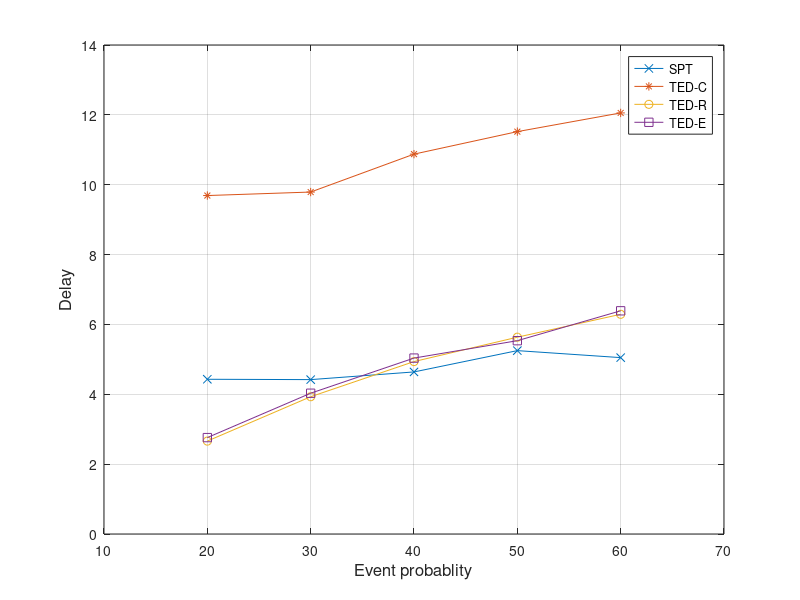

Write MATLAB code to recreate this figure.
x = [20 30 40 50 60]
y = [4.43 4.42 4.64 5.25 5.05]
y1 = [9.69 9.7901875 10.87575 11.519875 12.0554375]
y2 = [2.66 3.930375 4.9365 5.6345625 6.29]
y3 = [2.76 4.030375 5.0365 5.5345625 6.39]
plot(x, y, '-x', x, y1, '-*', x, y2, '-o', x, y3, '-s')
axis([10 70 0 14])
xlabel('Event probablity', 'fontsize',12)
ylabel('Delay','fontsize',12)
legend('SPT', 'TED-C', 'TED-R', 'TED-E')
grid on
%set(h, 'Box', 'on')

